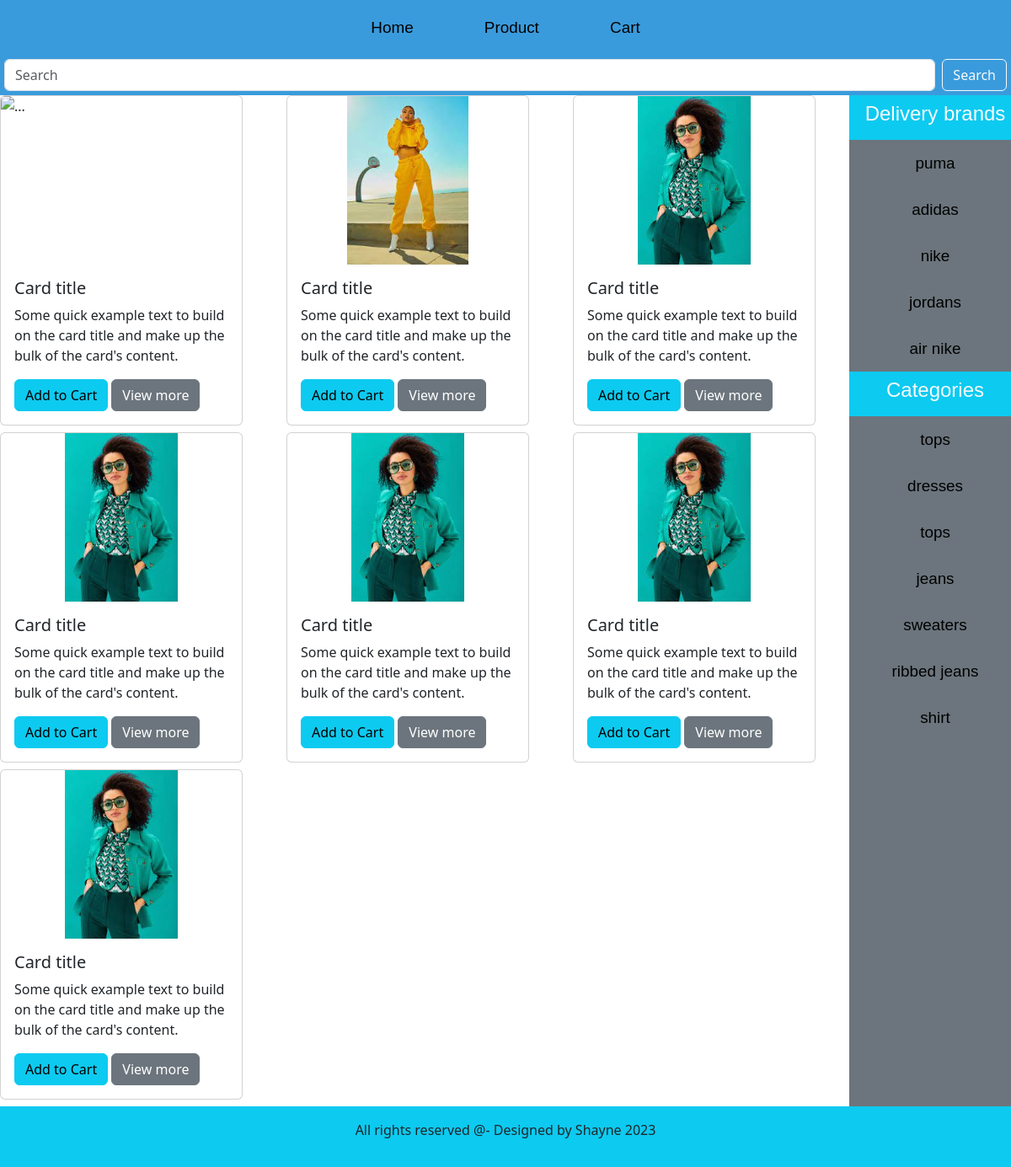
The page /homepage.php on the database its author committed.
### tables this page shows
CREATE TABLE `brands` (
  `brand_id` int(11) NOT NULL,
  `brand_title` varchar(200) NOT NULL
);

CREATE TABLE `category` (
  `category_id` int(11) NOT NULL,
  `category_title` varchar(200) NOT NULL
);

### homepage.php (the view, shortened to what this page needs)
<?php
include('includes/connect.php')
?>
<!DOCTYPE html>
<html lang="en">
<head>
    <link href="https://cdn.jsdelivr.net/npm/bootstrap@5.3.2/dist/css/bootstrap.min.css" rel="stylesheet">
     <link rel="stylesheet" href="https://cdnjs.cloudflare.com/ajax/libs/font-awesome/6.4.2/css/all.min.css" />
    <LINK rel="stylesheet" href="style-homepage.css">
</head>
<body>
    <nav>
       <ul class="main">
        <li><a href="">Home</a></li>
        <li><a href="">Product</a></li>
        <li><a href="">Cart</a></li>
       </ul>
       <form class="d-flex" action="search_product.php" method="get">
        <input class="form-control me-2" type="search" placeholder="Search" arial-label="Search" name="search_data">
        <input type="submit" value="Search" class="btn btn-outline-light" name="search_data_product">
       </form>
    </nav>
    <div class="row">
        <div class="col-md-10">
           <div class="row">
            <div class="col-md-4 mb-2">
            <div class="card" style="width: 18rem;">
  <img src="./images/d3.jpeg" class="card-img-top" alt="...">
  <div class="card-body">
    <h5 class="card-title">Card title</h5>
    <p class="card-text">Some quick example text to build on the card title and make up the bulk of the card's content.</p>
    <a href="#" class="btn btn-info">Add to Cart</a>
    <a href="#" class="btn btn-secondary">View more</a>
  </div>
</div>
            </div>
           <div class="col-md-4 mb-2">
            <div class="card" style="width: 18rem;">
  <img src="./images/d1.jpeg" cl ass="card-img-top"  style="width:100%; height:200px; object-fit:contain;" alt="...">
  <div class="card-body">
    <h5 class="card-title">Card title</h5>
    <p class="card-text">Some quick example text to build on the card title and make up the bulk of the card's content.</p>
    <a href="#" class="btn btn-info">Add to Cart</a>
    <a href="#" class="btn btn-secondary">View more</a>
  </div>
</div>
            </div>
            <div class="col-md-4 mb-2">
            <div class="card" style="width: 18rem;">
             <img src="./images/d2.jpeg" class="card-img-top" alt="...">
             <div class="card-body">
             <h5 class="card-title">Card title</h5>
            <p class="card-text">Some quick example text to build on the card title and make up the bulk of the card's content.</p>
            <a href="#" class="btn btn-info">Add to Cart</a>
    <a href="#" class="btn btn-secondary">View more</a>
  </div>
</div>
            </div>
            <div class="col-md-4 mb-2">
            <div class="card" style="width: 18rem;">
             <img src="./images/d2.jpeg" class="card-img-top" alt="...">
             <div class="card-body">
             <h5 class="card-title">Card title</h5>
            <p class="card-text">Some quick example text to build on the card title and make up the bulk of the card's content.</p>
            <a href="#" class="btn btn-info">Add to Cart</a>
    <a href="#" class="btn btn-secondary">View more</a>
  </div>
</div>
            </div>
            <div class="col-md-4 mb-2">
            <div class="card" style="width: 18rem;">
             <img src="./images/d2.jpeg" class="card-img-top" alt="...">
             <div class="card-body">
             <h5 class="card-title">Card title</h5>
            <p class="card-text">Some quick example text to build on the card title and make up the bulk of the card's content.</p>
            <a href="#" class="btn btn-info">Add to Cart</a>
    <a href="#" class="btn btn-secondary">View more</a>
  </div>
</div>
            </div>
            <div class="col-md-4 mb-2">
            <div class="card" style="width: 18rem;">
             <img src="./images/d2.jpeg" class="card-img-top" alt="...">
             <div class="card-body">
             <h5 class="card-title">Card title</h5>
            <p class="card-text">Some quick example text to build on the card title and make up the bulk of the card's content.</p>
            <a href="#" class="btn btn-info">Add to Cart</a>
    <a href="#" class="btn btn-secondary">View more</a>
  </div>
</div>
            </div>
            <div class="col-md-4 mb-2">
            <div class="card" style="width: 18rem;">
             <img src="./images/d2.jpeg" class="card-img-top" alt="...">
             <div class="card-body">
             <h5 class="card-title">Card title</h5>
            <p class="card-text">Some quick example text to build on the card title and make up the bulk of the card's content.</p>
            <a href="#" class="btn btn-info">Add to Cart</a>
    <a href="#" class="btn btn-secondary">View more</a>
  </div>
</div>
            </div>
           </div>
        </div>
        <div class="col-md-2 bg-secondary p-0">
            <ul class="navbar-nav me-auto text-center">
                <li class="nav-item bg-info">
                  <a href="#" class="nav-link text-light"><h4>Delivery brands</h4></a>
                </li>
                <?php
                $select_brands="Select * from `brands`";
                $result_brands=mysqli_query($con, $select_brands);
                while($row_data=mysqli_fetch_assoc( $result_brands)){
                  $brand_title=$row_data['brand_title'];
                  $brand_id=$row_data['brand_id'];
                  echo "<li class='nav-item'>
                  <a href='homepage.php?brand=$brand_id' class'nav-link text-light'>  $brand_title</a>
                </li>";
                }
                ?>
            </ul>
             <ul class="navbar-nav me-auto text-center">
                <li class="nav-item bg-info">
                  <a href="#" class="nav-link text-light"><h4>Categories</h4></a>
                  <?php
                $select_category="Select * from `category`";
                $result_category=mysqli_query($con,$select_category);
                while($row_data=mysqli_fetch_assoc( $result_category)){
                  $category_title=$row_data['category_title'];
                  $category_id=$row_data['category_id'];
                  echo "<li class='nav-item'>
                  <a href='homepage.php?category=$category_id' class'nav-link text-light'>  $category_title</a>
                </li>";
                }
                ?>
                </li>
            </ul>
        </div>
    </div>
       <div class="bg-info p-3 text-center">
        <p>All rights reserved @- Designed by Shayne 2023</p>
</body>
</html>

### style-homepage.css (style rules this page uses)
.card-img-top { width:100%; height:200px; object-fit:contain; }

### homepage.php (style rules this page uses)
body { magin:0; }
nav { margin:0; }
ul.main { list-style-type:none; padding:5px; margin:0; background-color:#3A9BDC; text-align:center; }
form.d-flex { list-style-type:none; padding:5px; margin:0; background-color:#3A9BDC; text-align:center; }
li { display:inline; font-size:0.5cm; font-family:Arial; line-height:55px; }
li a { text-decoration:none; color:black; padding:20px 40px; }

### rows shown on the page
brands: brand_title "puma"
brands: brand_title "adidas"
brands: brand_title "nike"
brands: brand_title "jordans"
brands: brand_title "air nike"
category: category_title "tops"
category: category_title "dresses"
category: category_title "tops"
category: category_title "jeans"
category: category_title "sweaters"
category: category_title "ribbed jeans"
category: category_title "shirt"
